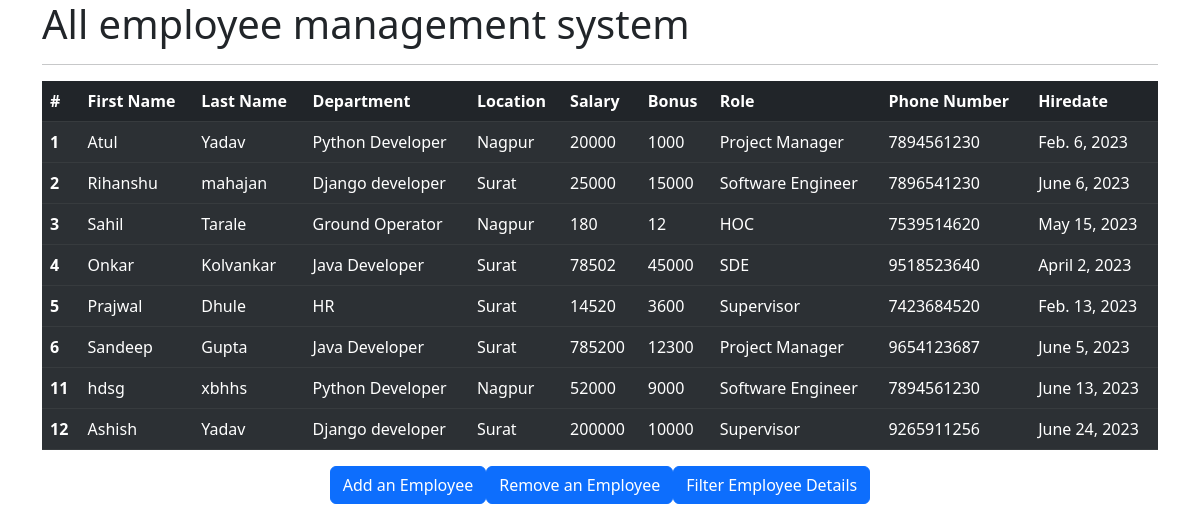
The app's page /all_emp with its own data.
### emp_app/models.py (models this page shows, shortened)
class Employee(models.Model):
    firstname = models.CharField(max_length=100,null=False)
    lastname = models.CharField(max_length=100)
    dept=models.ForeignKey(Department,on_delete=models.CASCADE)
    salary=models.IntegerField(default=0)
    bonus=models.IntegerField(default=0)
    role=models.ForeignKey(Role,on_delete=models.CASCADE)
    phone=models.IntegerField(default=0)
    hire_date=models.DateField()
    def __str__(self):
        return "%s %s %s"%(self.firstname,self.lastname,self.phone)

class Department(models.Model):
    name=models.CharField(max_length=100,null=False)
    location=models.CharField(max_length=100)

class Role(models.Model):
    name=models.CharField(max_length=100,null=False)

### emp_app/views.py (the view)
# urls.py: path('all_emp',views.all_emp,name='all_emp'),
def all_emp(request):
    emps=Employee.objects.all()
    context={
        'emps':emps
    }
    print(context)
    return render(request,'view_all_emp.html',{'emps': emps})

### emp_app/templates/view_all_emp.html (shortened to what this page needs)
<!DOCTYPE html>
<html lang="en">
<head>
    <link href="https://cdn.jsdelivr.net/npm/bootstrap@5.3.0/dist/css/bootstrap.min.css" rel="stylesheet">
</head>
<body>
    <div class="container">
        <h1>All employee management system</h1>
        <hr>
        <table  class="table table-dark table-striped">
            <thead>
              <tr>
                <th scope="col">#</th>
                <th scope="col">First Name</th>
                <th scope="col">Last Name</th>
                <th scope="col">Department</th>
                <th scope="col">Location</th>
                <th scope="col">Salary</th>
                <th scope="col">Bonus</th>
                <th scope="col">Role</th>
                <th scope="col">Phone Number</th>
                <th scope="col">Hiredate</th>
              </tr>
            </thead>
            {% for emp in emps %}
            <tbody>
              <tr>
                <th scope="row">{{emp.id}}</th>
                <td>{{emp.firstname}}</td>
                <td>{{emp.lastname}}</td>
                <td>{{emp.dept.name}}</td>
                <td>{{emp.dept.location}}</td>
                <td>{{emp.salary}}</td>
                <td>{{emp.bonus}}</td>
                <td>{{emp.role.name}}</td>
                <td>{{emp.phone}}</td>
                <td>{{emp.hire_date}}</td>
              </tr>
            </tbody>
            {% endfor %}
          </table>
      </div>
      <div class="container1">
        <a class="btn btn-primary" href="add_emp" role="button">Add an Employee</a>
        <a class="btn btn-primary" href="remove_emp" role="button">Remove an Employee</a>
        <a class="btn btn-primary" href="filter_emp" role="button">Filter Employee Details</a>
      </div>
  </body>
</html>

### emp_app/templates/view_all_emp.html (style rules this page uses)
.container1 { display: flex; justify-content: center; align-items: center; }

### records on screen
Employee: id "1", firstname "Atul", lastname "Yadav", dept.name "Python Developer", dept.location "Nagpur", salary "20000", bonus "1000", role.name "Project Manager", phone "7894561230", hire_date "Feb. 6, 2023"
Employee: id "2", firstname "Rihanshu", lastname "mahajan", dept.name "Django developer", dept.location "Surat", salary "25000", bonus "15000", role.name "Software Engineer", phone "7896541230", hire_date "June 6, 2023"
Employee: id "3", firstname "Sahil", lastname "Tarale", dept.name "Ground Operator", dept.location "Nagpur", salary "180", bonus "12", role.name "HOC", phone "7539514620", hire_date "May 15, 2023"
Employee: id "4", firstname "Onkar", lastname "Kolvankar", dept.name "Java Developer", dept.location "Surat", salary "78502", bonus "45000", role.name "SDE", phone "9518523640", hire_date "April 2, 2023"
Employee: id "5", firstname "Prajwal", lastname "Dhule", dept.name "HR", dept.location "Surat", salary "14520", bonus "3600", role.name "Supervisor", phone "7423684520", hire_date "Feb. 13, 2023"
Employee: id "6", firstname "Sandeep", lastname "Gupta", dept.name "Java Developer", dept.location "Surat", salary "785200", bonus "12300", role.name "Project Manager", phone "9654123687", hire_date "June 5, 2023"
Employee: id "11", firstname "hdsg", lastname "xbhhs", dept.name "Python Developer", dept.location "Nagpur", salary "52000", bonus "9000", role.name "Software Engineer", phone "7894561230", hire_date "June 13, 2023"
Employee: id "12", firstname "Ashish", lastname "Yadav", dept.name "Django developer", dept.location "Surat", salary "200000", bonus "10000", role.name "Supervisor", phone "9265911256", hire_date "June 24, 2023"
